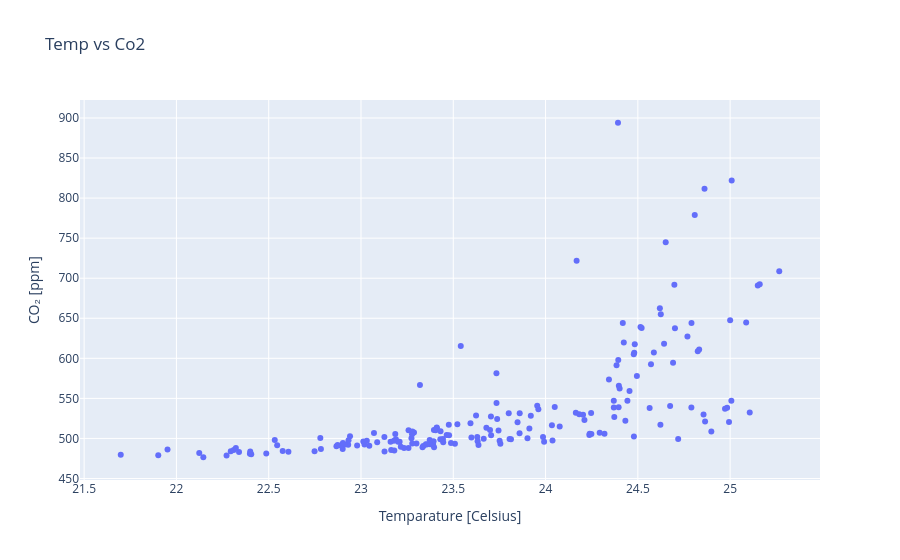

Source (notebook cell):
### Code cell
# Dein Code hier
fig = go.Figure()
fig.add_trace(
    go.Scatter(
    x=df_climate["temperature"],
    y=df_climate["co2"],
        mode="markers",
))
fig.update_layout(
    title="Temp vs Co2",
    xaxis_title="Temparature [Celsius]",
    yaxis_title="CO₂ [ppm]"
)
fig.show()

### Figure 1 — Plotly figure (JSON) as saved in the notebook; plotly's stock layout.template omitted (floating-point values rounded to 4 significant figures; data arrays with more than 128 entries replaced by an {"elided": "..."} marker saying what was removed)
{"data": [{"mode": "markers", "x": {"elided": "184 float values"}, "y": {"elided": "184 float values"}, "type": "scatter"}], "layout": {"title": {"text": "Temp vs Co2"}, "xaxis": {"title": {"text": "Temparature [Celsius]"}}, "yaxis": {"title": {"text": "CO₂ [ppm]"}}}}
